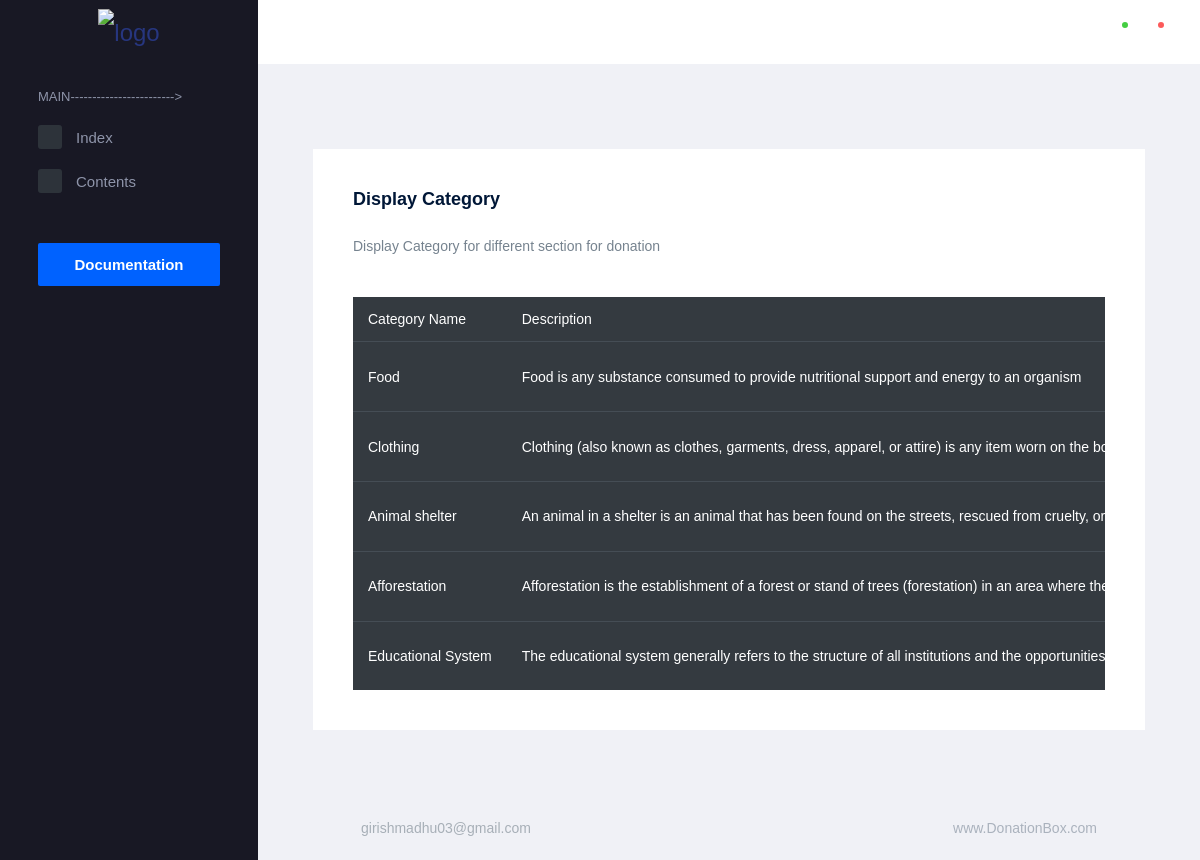
/Backend/displaycat/, run on the app's committed database.
### Backend/models.py (models this page shows)
class CategoryDB(models.Model):
    C_name = models.CharField(max_length=100, null=True, blank=True)
    Desciption = models.CharField(max_length=100, null=True, blank=True)
    C_image = models.ImageField(upload_to="CIMAGE", null=True, blank=True)

### Backend/views.py (the view)
# urls.py: path('displaycat/', views.displaycat, name='displaycat'),
def displaycat(request):
    data = CategoryDB.objects.all()
    return render(request, "DisplayCategory.html", {'data': data})

### Backend/templates/DisplayCategory.html (shortened to what this page needs)
<!DOCTYPE html>
{% extends 'index.html' %}
{% block content %}
<html lang="en">
<head>
</head>
<body>
<div class="col-lg-12 grid-margin stretch-card">
              <div class="card">
                <div class="card-body">
                  <h4 class="card-title">Display Category</h4>
                  <p class="card-description">
                    Display Category for different section for donation
                  </p>
                  <div class="table-responsive pt-3">
                    <table class="table table-dark">
                      <thead>
                        <tr>
                          <th>
                            Category Name
                          </th>
                          <th>
                            Description
                          </th>
                        </tr>
                      </thead>
                      <tbody>
                      {% for d in data %}
                        <tr>
                            <td>{{d.C_name}}</td>
                            <td>{{d.Desciption}}</td>
                        </tr>
                      {% endfor %}
                      </tbody>
                    </table>
                  </div>
                </div>
              </div>
            </div>
</body>
</html>
{% endblock %}

### data on the page
CategoryDB: C_name "Food", Desciption "Food is any substance consumed to provide nutritional support and energy to an organism"
CategoryDB: C_name "Clothing", Desciption "Clothing (also known as clothes, garments, dress, apparel, or attire) is any item worn on the…"
CategoryDB: C_name "Animal shelter", Desciption "An animal in a shelter is an animal that has been found on the streets, rescued from cruelty, or…"
CategoryDB: C_name "Afforestation", Desciption "Afforestation is the establishment of a forest or stand of trees (forestation) in an area where…"
CategoryDB: C_name "Educational System", Desciption "The educational system generally refers to the structure of all institutions and the opportunities…"
